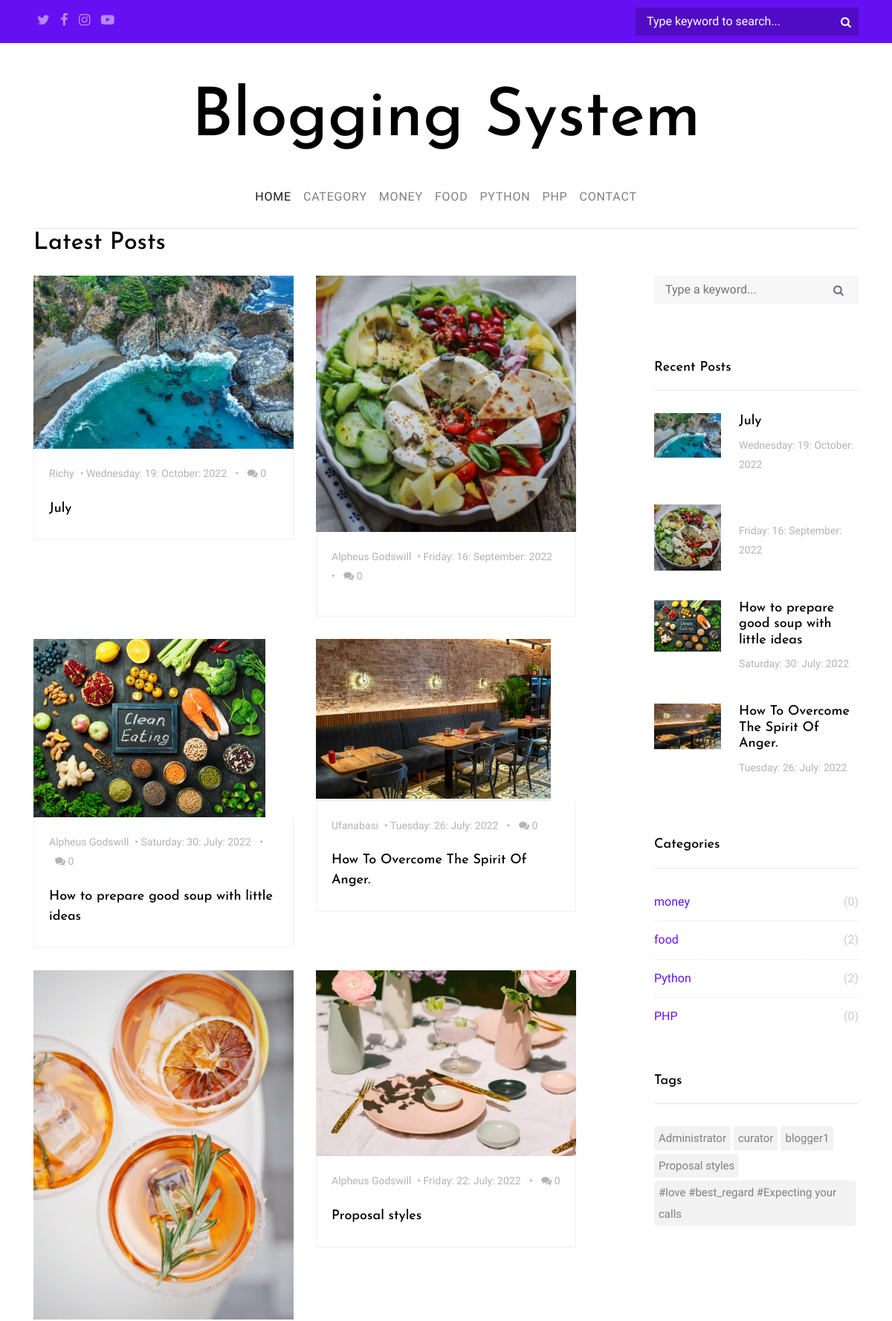
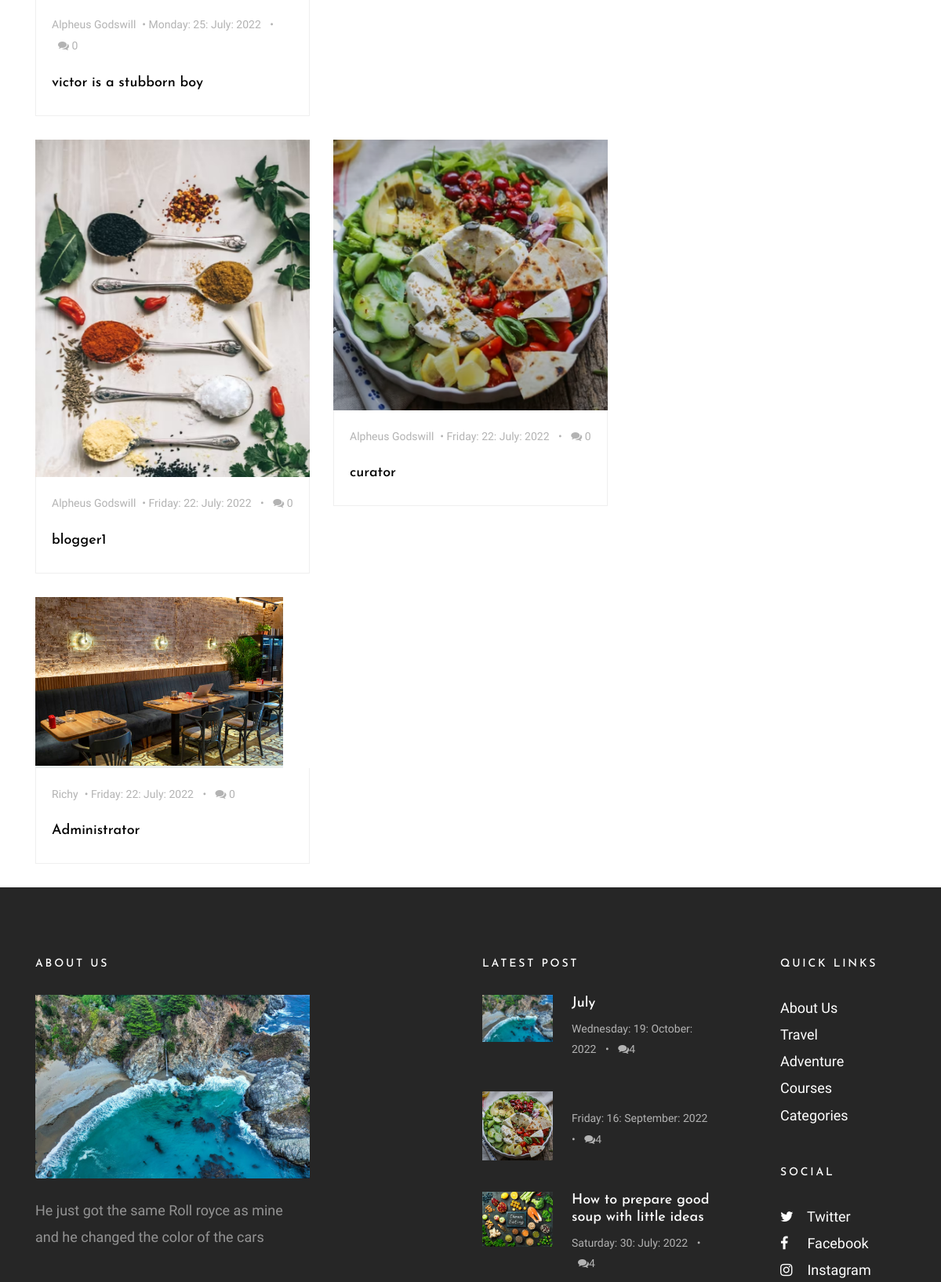
The page / (upper part) on the database its author committed (2 pictures, top to bottom).
### tables this page shows
CREATE TABLE `categories` (
  `cat_id` int(11) NOT NULL,
  `cat_title` varchar(255) NOT NULL
);

CREATE TABLE `posts` (
  `post_id` int(11) NOT NULL,
  `post_title` varchar(255) NOT NULL,
  `post_category` varchar(255) NOT NULL,
  `post_category_id` int(11) NOT NULL,
  `post_author` varchar(255) NOT NULL,
  `post_content` text NOT NULL,
  `post_date` varchar(255) NOT NULL,
  `post_image` text NOT NULL,
  `post_comment_count` int(255) NOT NULL,
  `post_views` int(255) NOT NULL,
  `post_tags` text NOT NULL,
  `post_status` varchar(255) DEFAULT 'draft',
  `post_track` text NOT NULL
);

### includes/posts.php (the view, shortened to what this page needs)
<?php
$sql= "SELECT * FROM posts WHERE post_status = 'published' ORDER BY post_id DESC";
$result = mysqli_query($connect, $sql);
if (!$result) {
  die("Couldn't_call_data_from_database.posts_table".mysqli_error($connect));
}
else {
while($row = mysqli_fetch_assoc($result)){
  $post_id = $row['post_id'];
  $post_title = $row['post_title'];
  $post_author = $row['post_author'];
  $post_content = $row['post_content'];
  $post_image = $row['post_image'];
  $post_date = $row['post_date'];
  $post_comment_count = $row['post_comment_count'];
  ?>
  <div class="col-md-6">
    <a href="single.php?post_id=<?php echo $post_id; ?>&post_title=<?php echo $post_title;?>&post_content=<?php echo $post_content;?>&post_author=<?php echo $post_author;?>
    " class="blog-entry element-animate" data-animate-effect="fadeIn">
      <img src="admin<?php echo $post_image;?>" alt="Image Posts">
      <div class="blog-content-body">
        <div class="post-meta">
          <span class="author mr-2"><?php echo $post_author;?></span>&bullet;
          <span class="mr-2"><?php echo $post_date;?> </span> &bullet;
          <span class="ml-2"><span class="fa fa-comments"></span> <?php echo $post_comment_count;?></span>
        </div>
        <h2><?php echo $post_title;?></h2>
      </div>
    </a>
  </div>
<?php
}
}
 ?>

### includes/function.php
<?php
 include "db.php";
function display_categories(){
    global $connect;
    $sql = "SELECT * FROM categories ORDER BY cat_id DESC LIMIT 4 ";
    $result = mysqli_query($connect,$sql);
    if (!$result) {
        die("Could_not_connect_to_database_to_fetch_data_from_it.".mysqli_error($connect));
    }else{
        while ($row= mysqli_fetch_assoc($result)) {
            $cat_id = $row['cat_id'];
            $cat_tit = $row['cat_title'];
            echo "<li class='nav-item dropdown'><a class='nav-link' href='category.php?cat_id=$cat_id'>{$cat_tit}</a></li>";
        }
    }
}
 ?>

### includes/sidebar.php (shortened to what this page needs)
<div class="sidebar-box">
  <h3 class="heading">Recent Posts</h3>
  <div class="post-entry-sidebar">
    <ul>
<?php
$query = "SELECT * FROM posts ORDER BY post_id DESC LIMIT 4";
$result = mysqli_query($connect, $query);
if (!$result) {
  die("Couldn't_call_data_from_database.posts_table".mysqli_error($connect));
}else {
  while($row = mysqli_fetch_assoc($result)){
    $post_id = $row['post_id'];
    $post_title = $row['post_title'];
    $post_content = $row['post_content'];
    $post_image = $row['post_image'];
    $date = $row['post_date'];
  ?>
      <li>
        <a href="./single.php?post_id=<?php echo $post_id; ?>&post_title=<?php echo $post_title;?>&post_content=<?php echo $post_content;?>">
          <img src="admin/images/<?php echo $post_image;?>" alt="Image placeholder" class="mr-4">
          <div class="text">
            <h4><?php echo $post_title;?></h4>
            <div class="post-meta">
              <span class="mr-2"><?php echo $date;?> </span>
            </div>
          </div>
        </a>
      </li>
<?php }
}
 ?>
 </ul>
 </div>
 </div>

### includes/category.php (shortened to what this page needs)
<?php include "db.php"?>
<?php
$sql = "SELECT * FROM categories ORDER BY cat_id DESC LIMIT 4";
$result = mysqli_query($connect,$sql);
?>
<div class="sidebar-box">
  <h3 class="heading">Categories</h3>
  <ul class="categories">
    <?php
    while ($row = mysqli_fetch_assoc($result)) {
      $cat_id = $row['cat_id'];
      $cat_tit = $row['cat_title'];
      $sql = mysqli_query($connect, "SELECT * FROM posts WHERE post_category_id=$cat_id");
      $span = mysqli_num_rows($sql);
      echo "<li><a href='category.php?cat_id=$cat_id'>$cat_tit<span>($span)</span></a></li>";
    }
    ?>
  </ul>
</div>

### includes/tags.php
<?php
$sql = "SELECT * FROM posts ORDER BY post_id LIMIT 5";
$result = mysqli_query($connect, $sql);
if (!$result) {
  die("Couldn't_connect_to_database.posts_to_pick_the_data_needed".mysqli_error($connect));
}else {
 ?>
<div class="sidebar-box">
  <h3 class="heading">Tags</h3>
  <ul class="tags">
    <?php
      while($row = mysqli_fetch_assoc($result)){
        $tags = explode('%',$row['post_tags']);
        ?>
          <?php foreach($tags as $mini) {
             echo "<li><a href=''>$mini</a></li>";
              }
              ?>
              <?php }
            }
     ?>
  </ul>
</div>

### includes/footer.php (shortened to what this page needs)
<?php
$query = "SELECT * FROM posts ORDER BY post_id DESC LIMIT 1";
$result = mysqli_query($connect, $query);
if (!$result) {
  die("Couldn't_call_data_from_database.posts_table".mysqli_error($connect));
}else {
  while($row = mysqli_fetch_assoc($result)){
    $post_content = $row['post_content'];
    $post_image = $row['post_image'];
  ?>
<footer class="site-footer">
        <div class="container">
          <div class="row mb-5">
            <div class="col-md-4">
              <h3>About Us</h3>
              <p class="mb-4">
                <img src="./admin/images/<?php echo $post_image;?>" alt="Image placeholder" class="img-fluid">
              </p>
              <p><?php echo $post_content?><a href="#"></a></p>
            </div>
            <div class="col-md-6 ml-auto">
              <div class="row">
                <div class="col-md-7">
                  <h3>Latest Post</h3>
                  <div class="post-entry-sidebar">
                    <ul>
            <?php
  }
}
            ?>
        <?php
      $query = "SELECT * FROM posts ORDER BY post_id DESC LIMIT 4";
      $result = mysqli_query($connect, $query);
      $span = mysqli_num_rows($result);
      if (!$result) {
        die("Couldn't_call_data_from_database.posts_table".mysqli_error($connect));
      }else {
        while($row = mysqli_fetch_assoc($result)){
          $post_id = $row['post_id'];
          $post_title = $row['post_title'];
          $post_content = $row['post_content'];
          $post_image = $row['post_image'];
          $post_date = $row['post_date'];
  ?>
                      <li>
                        <a href="../blogging_system3/single.php?post_id=<?php echo $post_id; ?>&post_title=<?php echo $post_title;?>&post_content=<?php echo $post_content;?>">
                          <img src="./admin/images/<?php echo $post_image;?>" alt="Image placeholder" class="mr-4">
                          <div class="text">
                            <h4><?php echo $post_title;?></h4>
                            <div class="post-meta">
                              <span class="mr-2"><?php echo $post_date;?></span> &bullet;
                              <span class="ml-2"><span class="fa fa-comments"></span><?php echo $span;?></span>
                            </div>
                          </div>
                        </a>
                      </li>
                      <?php }
                          }
                      ?>
                    </ul>
                  </div>
                </div>
                <div class="col-md-1"></div>
                <div class="col-md-4">
                  <div class="mb-5">
                    <h3>Quick Links</h3>
                    <ul class="list-unstyled">
                      <li><a href="#">About Us</a></li>
                      <li><a href="#">Travel</a></li>
                      <li><a href="#">Adventure</a></li>
                      <li><a href="#">Courses</a></li>
                      <li><a href="#">Categories</a></li>
                    </ul>
                  </div>
                  <div class="mb-5">
                    <h3>Social</h3>
                    <ul class="list-unstyled footer-social">
                      <li><a href="#"><span class="fa fa-twitter"></span> Twitter</a></li>
                      <li><a href="#"><span class="fa fa-facebook"></span> Facebook</a></li>
                      <li><a href="#"><span class="fa fa-instagram"></span> Instagram</a></li>
                    </ul>
                  </div>
                </div>
              </div>
            </div>
          </div>
        </div>
      </footer>
    </div>

### css/style.css (style rules this page uses)
body { background: #ccc url("../images/photography.png") repeat; font-family: "Inconsolata", SFMono-Regular, Menlo, Monaco, Consolas, "Liberation Mono", "Courier New", monospace; font-weight: 300; font-size: 18px; line-height: 1.9; color: #6c757d; }
a { -webkit-transition: .3s all ease; -o-transition: .3s all ease; transition: .3s all ease; text-decoration: none; }
h1, h2, h3, h4, h5 { color: #000; font-family: "Josefin Sans", -apple-system, BlinkMacSystemFont, "Segoe UI", Roboto, "Helvetica Neue", Arial, sans-serif, "Apple Color Emoji", "Segoe UI Emoji", "Segoe UI Symbol", "Noto Color Emoji"; }
header .navbar .nav-link { padding: 1.7rem 1rem; font-size: 16px; outline: none !important; text-transform: uppercase; letter-spacing: .05em; }
.blog-entries .blog-entry { display: block; -webkit-transition: .3s all ease; -o-transition: .3s all ease; transition: .3s all ease; margin-bottom: 30px; position: relative; }
.blog-entries .blog-entry .blog-content-body { padding: 20px; border: 1px solid #efefef; border-top: none; }
.blog-entries .blog-entry img { max-width: 100%; }
.blog-entries .blog-entry h2 { font-size: 18px; line-height: 1.5; }
.blog-entries .post-meta { margin-bottom: 20px; font-size: 14px; color: #b3b3b3; }
.sidebar-box { margin-bottom: 4em; font-size: 15px; width: 100%; float: left; background: #fff; }
.sidebar-box *:last-child { margin-bottom: 0; }
.sidebar-box .heading { font-size: 18px; margin-bottom: 30px; padding-bottom: 20px; border-bottom: 1px solid #e6e6e6; }
.tags { padding: 0; margin: 0; font-weight: 400; }
.tags li { padding: 0; margin: 0 4px 4px 0; float: left; display: inline-block; }
.tags li a { float: left; display: block; border-radius: 4px; padding: 2px 6px; color: gray; background: #f2f2f2; }
.categories, .sidelink { padding: 0; margin: 0; font-weight: 400; }
.categories li, .sidelink li { padding: 0; margin: 0; position: relative; margin-bottom: 10px; padding-bottom: 10px; border-bottom: 1px dotted #dee2e6; list-style: none; }
.categories li:last-child, .sidelink li:last-child { margin-bottom: 0; border-bottom: none; padding-bottom: 0; }
.categories li a, .sidelink li a { display: block; font-size: 16px; }
.categories li a span, .sidelink li a span { position: absolute; right: 0; top: 0; color: #ccc; -webkit-transition: .3s all ease; -o-transition: .3s all ease; transition: .3s all ease; }
.heading { color: #000; }
.post-entry-sidebar .post-meta { font-size: 14px; color: #b3b3b3; }
.post-entry-sidebar ul { padding: 0; margin: 0; }
.post-entry-sidebar ul li { list-style: none; padding: 0 0 20px 0; margin: 0 0 20px 0; }
.post-entry-sidebar ul li a { display: table; }
.post-entry-sidebar ul li a img { width: 90px; }
.post-entry-sidebar ul li a img, .post-entry-sidebar ul li a .text { display: table-cell; vertical-align: middle; }
.post-entry-sidebar ul li a .text h4 { font-size: 18px; }
.site-footer { background-size: cover; background-position: center center; background-repeat: no-repeat; padding: 5em 0; background: #262626; }
.site-footer .post-entry-sidebar ul li a h4 { color: #fff; }
.site-footer .footer-social li a > span { width: 30px; }
.site-footer a { color: #fff; }
.site-footer h3 { color: #fff; margin-bottom: 30px; font-size: 14px; text-transform: uppercase; letter-spacing: .2em; }
.site-footer p { color: rgba(255, 255, 255, 0.5); }
.element-animate { opacity: 0; visibility: hidden; }

### rows shown on the page
categories: cat_title "MONEY", cat_title "money", span "0"
categories: cat_title "FOOD", cat_title "food", span "2"
categories: cat_title "PYTHON", cat_title "Python", span "2"
categories: cat_title "PHP", span "0"
posts: post_image (picture), post_author "Richy", post_date "Wednesday: 19: October: 2022", post_comment_count "0", post_title "July", post_content "He just got the same Roll royce as mine and he changed the color of the cars"
posts: post_image (picture), post_author "Alpheus Godswill", post_date "Friday: 16: September: 2022", post_comment_count "0"
posts: post_image (picture), post_author "Alpheus Godswill", post_date "Saturday: 30: July: 2022", post_comment_count "0", post_title "How to prepare good soup with little ideas"
posts: post_image (picture), post_author "Ufanabasi", post_date "Tuesday: 26: July: 2022", post_comment_count "0", post_title "How To Overcome The Spirit Of Anger."
posts: post_image (picture), post_author "Alpheus Godswill", post_date "Monday: 25: July: 2022", post_comment_count "0", post_title "victor is a stubborn boy"
posts: post_image (picture), post_author "Alpheus Godswill", post_date "Friday: 22: July: 2022", post_comment_count "0", post_title "Proposal styles", post_tags "Proposal styles"
posts: post_image (picture), post_author "Alpheus Godswill", post_date "Friday: 22: July: 2022", post_comment_count "0", post_title "blogger1", post_tags "blogger1"
posts: post_image (picture), post_author "Alpheus Godswill", post_date "Friday: 22: July: 2022", post_comment_count "0", post_title "curator", post_tags "curator"
posts: post_image (picture), post_author "Richy", post_date "Friday: 22: July: 2022", post_comment_count "0", post_title "Administrator", post_tags "Administrator"
posts: post_tags "#love #best_regard #Expecting your calls"
